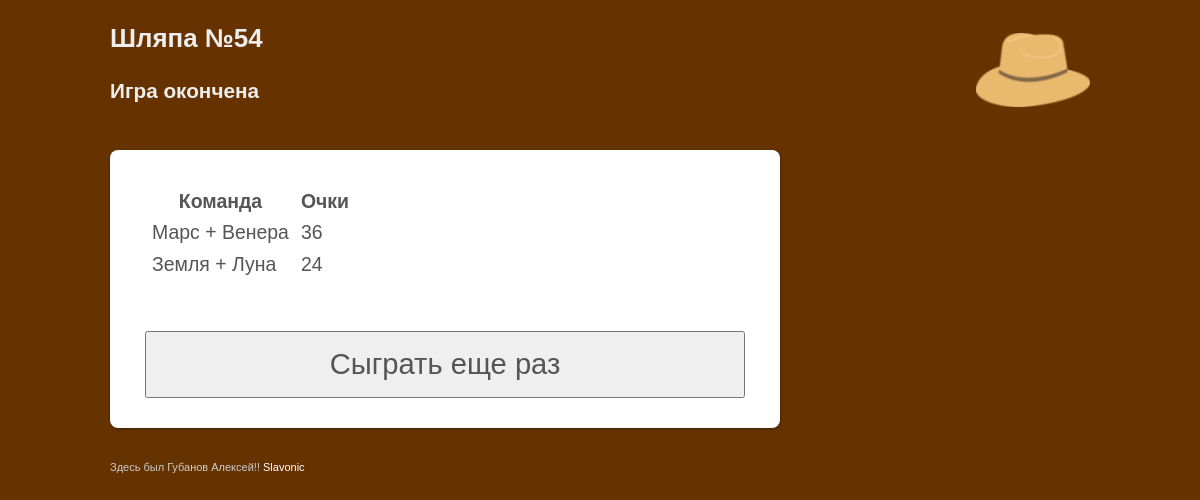
The app's page /hat/54/ with its own data.
### hat/models.py (models this page shows, shortened)
class Game(models.Model):
  date = models.DateTimeField(auto_now_add=True) #дата начала игры
  state = models.SmallIntegerField(default=0) #этап игры
  timer = models.DateTimeField(null=True)  #время начала хода игрока
  elapsed = models.SmallIntegerField(default=0) #затрачено времени в последнем ходе предыдущего раунда
  turn_number = models.SmallIntegerField(default=0) #номер игрока, чей ход сейчас
  wordsnum = models.SmallIntegerField(default=5) #количество слов
  seconds = models.SmallIntegerField(default=60) #секунд на ход
  roundsnum = models.SmallIntegerField(default=3) #количество раундов
  def round_name(self):
    if self.IsOver():
      return "Игра окончена"
  def IsOver(self):
    return self.state > self.roundsnum

class Player(models.Model):
  command = models.SmallIntegerField() #номер команды
  name = models.CharField(max_length=30)
  game = models.ForeignKey(Game, on_delete=models.CASCADE)
  grades = models.SmallIntegerField(default=0) #набранные очки
  cur_word = models.OneToOneField(
    'Word',
    blank=True,
    null=True,
    related_name="cur_word",
    on_delete=models.CASCADE
  )
  number = models.SmallIntegerField(default=0) #номер игрока

### hat/views.py (the view, shortened to what this page needs)
# urls.py: path('<int:game_id>/', views.game, name='game'),
def game(request, game_id):
  try:
    game = Game.objects.get(pk=game_id)
  except:
    return HttpResponseRedirect(reverse('hat:new'))
  num_comnamds = game.player_set.count()//2
  commands_list = [None] * num_comnamds
  for pl in game.player_set.all():
    if commands_list[pl.command-1] == None:
      commands_list[pl.command-1] = [pl.name, None, pl.grades]
    else:
      commands_list[pl.command-1][1] = pl.name
      commands_list[pl.command-1][2] += pl.grades
  if game.IsOver():
    return render(request, 'hat/gameover.html', {'game': game, 'commands_list':commands_list})

### hat/templates/hat/gameover.html (shortened to what this page needs)
<!doctype html>
<html lang="ru">
<head>
{% load static %}
<link href="{% static 'hat/style.css' %}"  rel="stylesheet" type="text/css">
<link href="{% static 'hat/media-queries.css' %}"  rel="stylesheet" type="text/css">
</head>
<body>
<div id="pagewrap">
	<header id="header">
		<hgroup>
			<h1>Шляпа №{{ game.id }}</h1>
			<h2>{{ game.round_name }}
      </h2>
		</hgroup>
  </header>
	<div id="content">
		<article class="post clearfix">
{% if game.player_set.count %}
    <table id='result'>
    <tr><th>Команда</th><th>Очки</th></tr>
    {% for command in commands_list %}
        <tr><td>{{ command.0 }} + {{ command.1 }}</td><td>{{ command.2 }}</td></tr>
    {% endfor %}
    </table>
{% endif %}
		</article>
 <button type="button" onclick="location.href='{% url 'hat:new' %}';">Сыграть еще раз</button>
	</div>
	<footer id="footer">
		<p>Здесь был Губанов Алексей!! <a href="http://slavonicpro.ru">Slavonic</a></p>
	</footer>
</div>
</body>
</html>

### hat/static/hat/style.css (style rules this page uses)
html, body, address, blockquote, div, dl, form, h1, h2, h3, h4, h5, h6, ol, p, pre, table, ul, dd, dt, li, tbody, td, tfoot, th, thead, tr, button, del, ins, map, object, a, abbr, acronym, b, bdo, big, br, cite, code, dfn, em, i, img, kbd, q, samp, small, span, strong, sub, sup, tt, var, legend, fieldset { margin: 0; padding: 0; }
article, aside, details, figcaption, figure, footer, header, hgroup, menu, nav, section { display: block; }
button { width: 100%; height: 50pt; font: 150% Arial, Helvetica, sans-serif; color: #555; margin: 10px 0 10px 0; }
body { background: #0d1424; font: .81em/150% Arial, Helvetica, sans-serif; color: #555; }
a { color: #026acb; text-decoration: none; outline: none; }
p { margin: 0 0 1.2em; padding: 0; }
h1, h2, h3, h4, h5, h6 { line-height: 1.4em; margin: 20px 0 .4em; color: #eee; }
h1 { font-size: 2em; }
h2 { font-size: 1.6em; }
#pagewrap { width: 980px; margin: 0 auto; }
#header { position: relative; height: 100px; background: url("hat.png") no-repeat; background-position: right; }
#content { background: #fff; margin: 30px 0 30px; padding: 20px 35px; width: 600px; float: left; font-size: 150%; -webkit-border-radius: 8px; -moz-border-radius: 8px; border-radius: 8px; -webkit-box-shadow: 0 1px 3px rgba(0,0,0,.4); -moz-box-shadow: 0 1px 3px rgba(0,0,0,.4); box-shadow: 0 1px 3px rgba(0,0,0,.4); }
#result td, th { padding: 5px; }
.post { margin-bottom: 40px; }
#footer { clear: both; color: #ccc; font-size: 85%; }
#footer a { color: #fff; }
.clearfix:after { visibility: hidden; display: block; font-size: 0; content: " "; clear: both; height: 0; }
.clearfix { display: inline-block; }
.clearfix { display: block; zoom: 1; }

### records on screen
Game: id "54", round_name "Игра окончена"
Player: name "Марс"
Player: name "Венера"
Player: name "Земля"
Player: name "Луна"

### other values on screen
{{ command.2 }} "36" "24"
